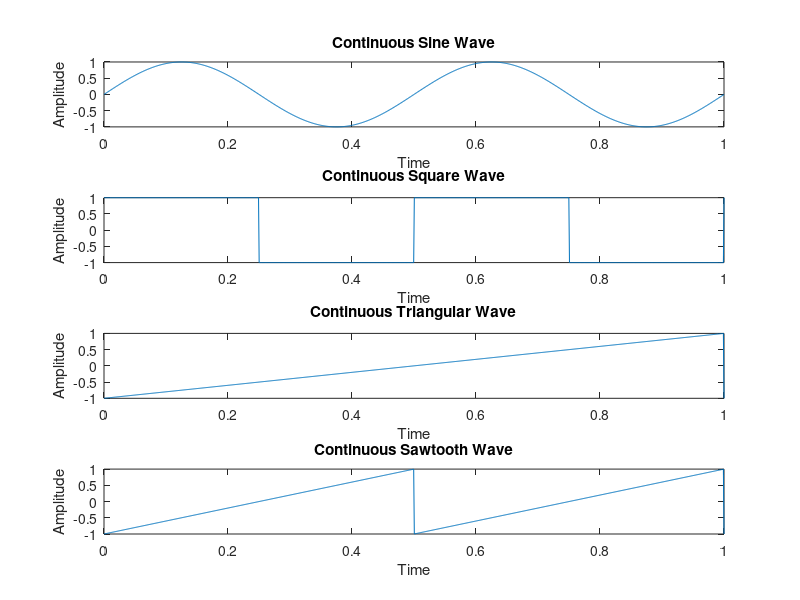

Source code (MATLAB):
t = linspace(0, 1, 1000);
freq = 2;
sine_wave = sin(2 * pi * t * freq);
square_wave = square(2 * pi * t * freq);
triangular_wave = sawtooth(2 * pi * t * freq* 0.5);
sawtooth_wave = sawtooth(2 * pi * t *freq);
figure;
subplot(4,1,1);
plot(t, sine_wave);
title("Continuous Sine Wave");
xlabel('Time');
ylabel('Amplitude');
subplot(4,1,2);
plot(t, square_wave);
title('Continuous Square Wave');
xlabel('Time');
ylabel('Amplitude');
subplot(4,1,3);
plot(t, triangular_wave);
title('Continuous Triangular Wave');
xlabel('Time');
ylabel('Amplitude');
subplot(4,1,4);
plot(t, sawtooth_wave);
title("Continuous Sawtooth Wave");
xlabel("Time");
ylabel('Amplitude');